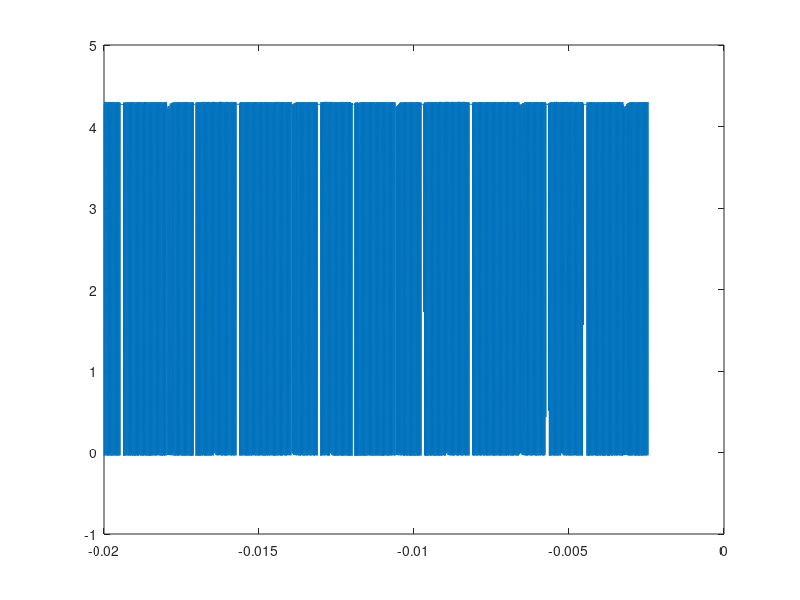
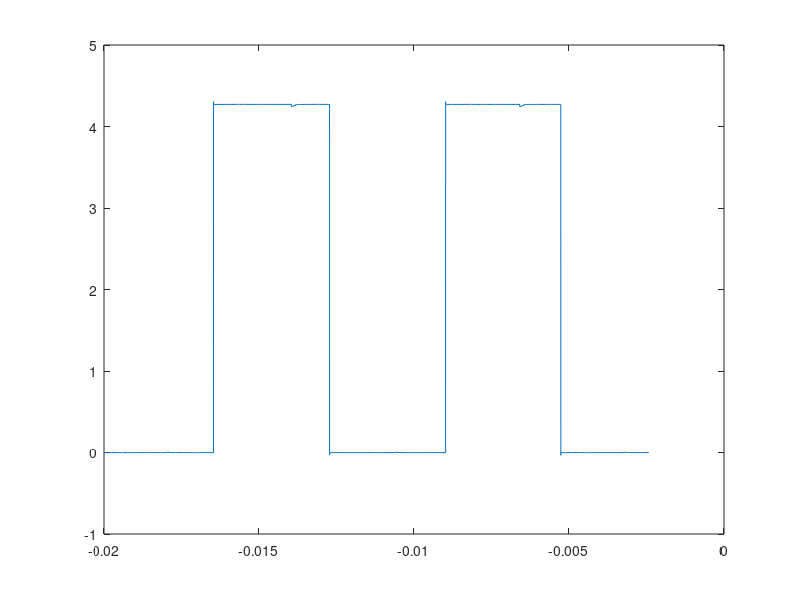

The MATLAB source for these figures, in order: (Note: this script raises an error after producing the figures.)
%========================================
% IF_Signal_Freq_Analysis
% Module reads in .csv file exported from Agilent Waveforms software
% Author: Ivonne Fajardo
% Last Edited: 4/17/2018 
%========================================

%read the number data only
data = csvread('36_comp_recon.csv', 11, 0); 

%r = number of rows, c = number of columns 
[r,c] = size(data);

%column 1 = time, column2 = channel1, column3 = channel3 
time = data(1:17560,1);
channel1 = data(1:17560,2);
channel2 = data(1:17560,3);

figure(3) 
plot(time, channel1)
figure(4) 
plot(time, channel2)

%find zero crossings 
%function [ ZerosOut,TimeOut ] = IF_Zero_Crossings( waveIn, TimeIn )
[chan1_zeros, chan1_zeroTime, chan1_notBiased] = IF_Zero_Crossings(channel1, time);
[chan2_zeros, chan2_zeroTime, chan2_notBiased] = IF_Zero_Crossings(channel2, time);

%Discrete Time Fourier Transform 
[z,w] = DTFT(chan1_notBiased,length(chan1_notBiased));
figure(1)
plot((w*5000000)/(2*pi),log10(abs(z))); 
xlabel('Frequencies Hz');
ylabel('Magnitude')

[z,w] = DTFT(chan2_notBiased,length(chan2_notBiased));
figure(2)
plot((w*5000000)/(2*pi),log10(abs(z))); 
xlabel('Frequencies Hz');
ylabel('Magnitude')

%find frequencies 
%function [ FrequencyOut, timeChange ] = IF_FrequencyCalcs( TimeIn )
[chan1_frequencies, chan1_freqTime] = IF_FrequencyCalcs(chan1_zeroTime); 
%[chan2_frequencies, chan2_freqTime] = IF_FrequencyCalcs(chan2_zeroTime);



%average out frequencies 
[chan1_freqAvg , chan1_timeAvg] = adjacentAverage(chan1_frequencies,  chan1_freqTime);
[chan2_freqAvg , chan2_timeAvg] = adjacentAverage(chan2_frequencies,  chan2_freqTime);


%find the changes in average frequencies 
[ chan1_avgFreq, chan1_avgTime ] = freqChange( chan1_freqAvg , chan1_timeAvg );
%[ chan2_avgFreq, chan2_avgTime ] = freqChange(chan2_freqAvg , chan2_timeAvg );





